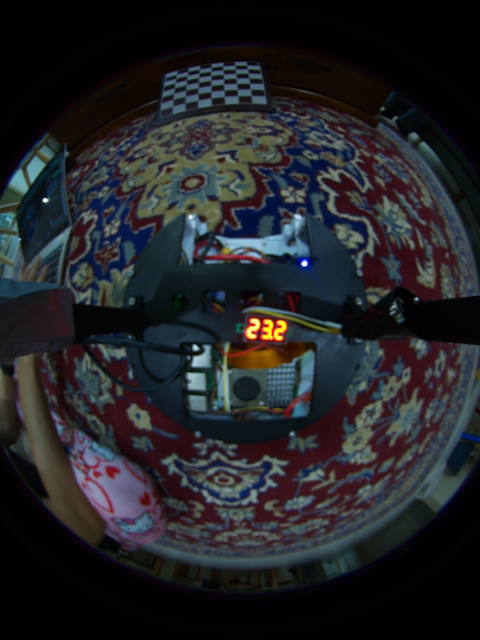
#> input picture Modular/Photos/calib_1.png, 480 x 640 px; its folder holds 4 pictures in this run
$ python checkerboard.py
#> lines starting #> are read from the running program, lines starting #| are printed output that depends on the picture
import cv2
from pathlib import Path

dir = Path("Photos")

success = 0
total = 0

failed = []

for item in dir.iterdir():
    print(item.name)
    img = cv2.imread(f"Photos/{item.name}")  # BLANK 1: test this on calib_21.png or calib_22.png — the FULL, uncropped frame
#> img is the input picture: shape (640, 480, 3); mean B, G, R 38.8, 35.6, 34.7
    if img is None:
        raise FileNotFoundError("imread returned None — check the path")
    gray = cv2.cvtColor(img, cv2.COLOR_BGR2GRAY)
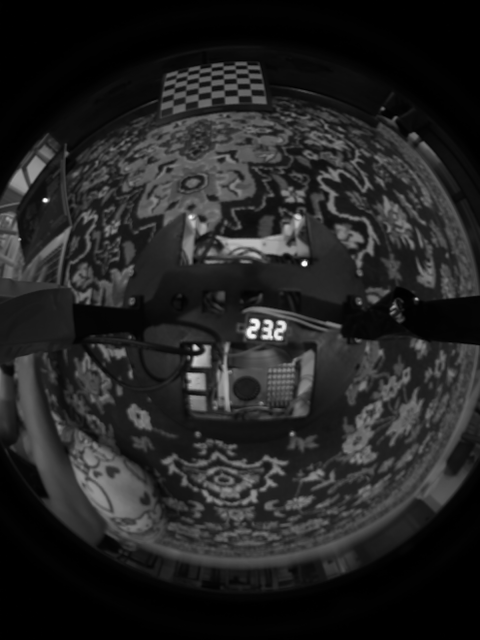
#> gray: shape (640, 480); min 0, max 255, mean 35.7

    found, corners = cv2.findChessboardCorners(
        gray,
        (3, 3),  # BLANK 2: back to your real pattern size, not (3,3) — that was only for the crop diagnostic
        flags=cv2.CALIB_CB_ADAPTIVE_THRESH + cv2.CALIB_CB_NORMALIZE_IMAGE
    )
#> found = True; corners = [[211.5, 79.64], [223.3, 78.61], [236.4, 77.98], [211.3, 85.97], [223.5, 84.35], [236.8, 83.45], [211.5, 91.02], [224, 89.99], [237.4, 89.16]]
    total += 1
    print("Found:", found)
#| Found: True
    if found:
        success += 1
        print("Number of corners detected:", len(corners))
#| Number of corners detected: 9
    else:
        failed.append(item.name)
#> pass 2 of the loop `for item in dir.iterdir():`:
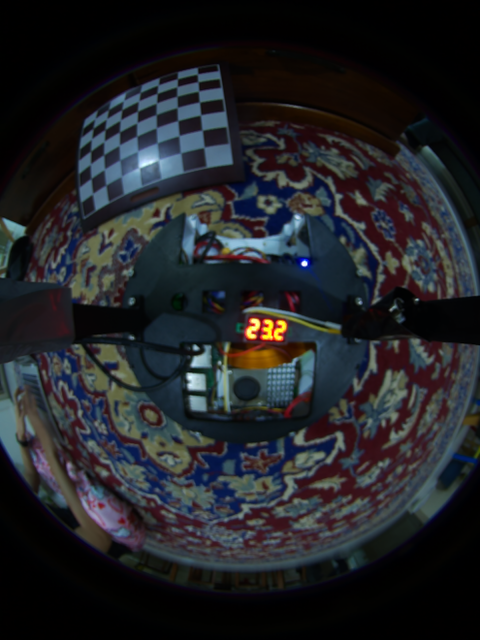
#> input picture Modular/Photos/calib_10.png, 480 x 640 px
#> img is the input picture: shape (640, 480, 3); mean B, G, R 38.8, 35.3, 33.8
#> `gray = cv2.cvtColor(img, cv2.COLOR_BGR2GRAY)`:
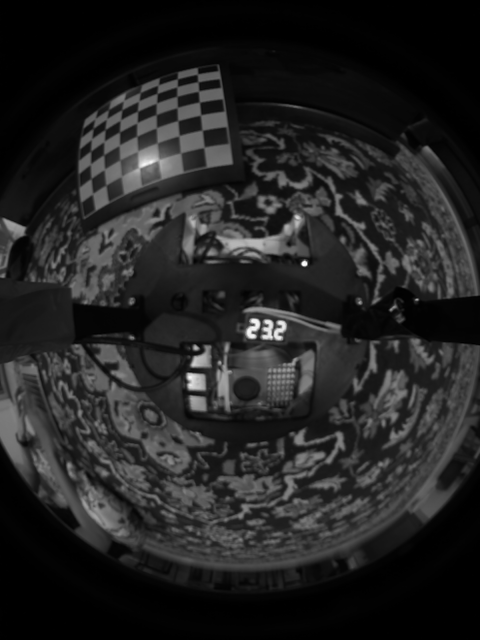
#> gray: shape (640, 480); min 0, max 255, mean 35.2
#> found = False; corners = None
#| Found: False
#> pass 3 of the loop `for item in dir.iterdir():`:
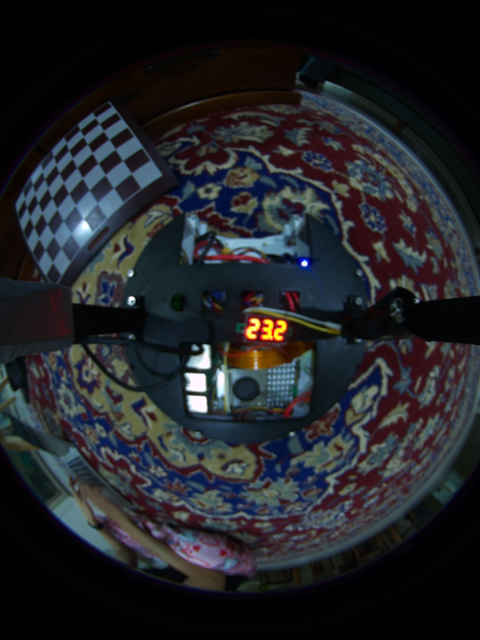
#> input picture Modular/Photos/calib_11.png, 480 x 640 px
#> img is the input picture: shape (640, 480, 3); mean B, G, R 39.4, 35.7, 34.2
#> `gray = cv2.cvtColor(img, cv2.COLOR_BGR2GRAY)`:
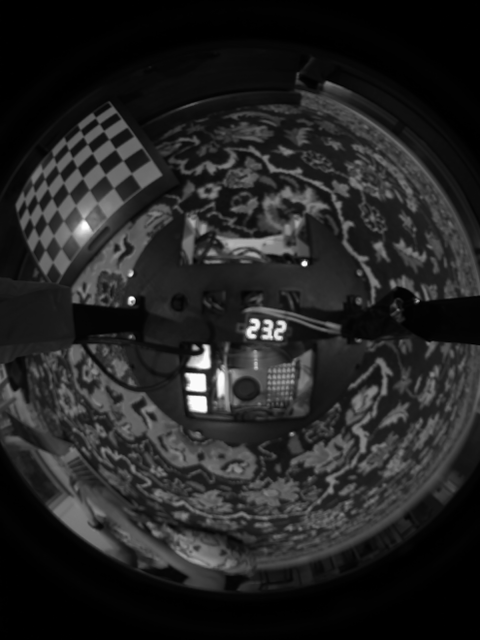
#> gray: shape (640, 480); min 0, max 255, mean 35.7
#> found = True; corners = [[89.26, 189.9], [82.72, 176.7], [77.29, 167.6], [105.3, 175.1], [98.94, 163.4], [92.39, 151.6], [123.7, 160.6], [115.5, 148.1], [109.7, 139.5]]
#| Found: True
#| Number of corners detected: 9
#> the loop made 4 passes; the first 3 are shown

print(sorted(failed))
print(float(success / total) * 100)
